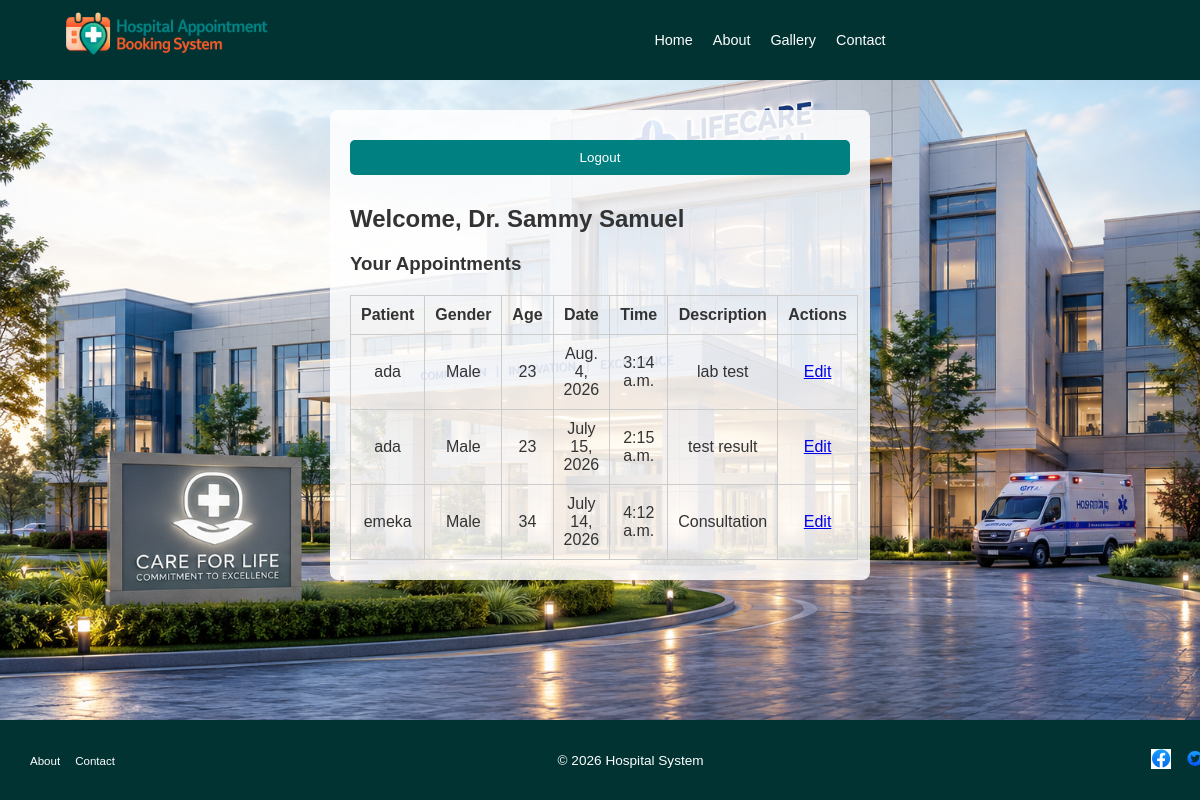
The app's page /doctor/dashboard/ (signed in), older data.
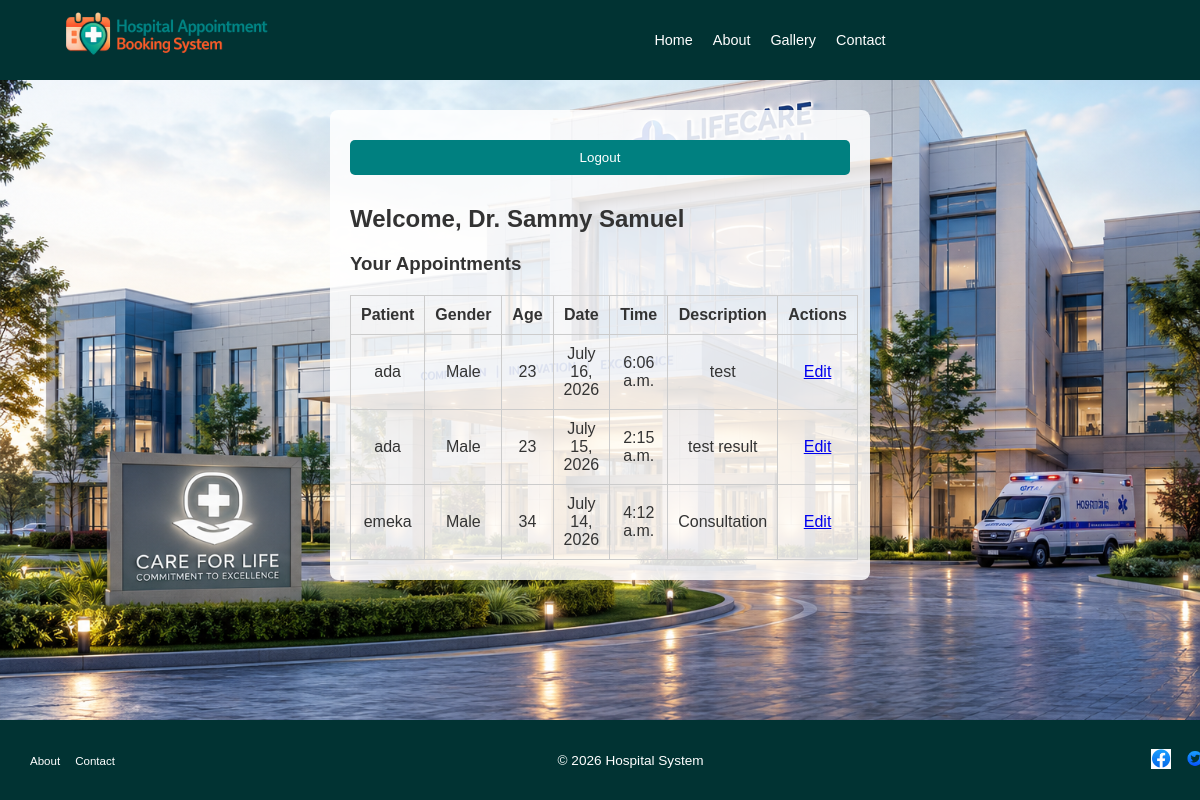
The same page, newer data.
### Hospital/models.py (models this page shows, shortened)
class Appointment(models.Model):
    patient = models.ForeignKey(Patient, on_delete=models.CASCADE)  # Appointment belongs to a patient
    doctor = models.ForeignKey(Doctor, on_delete=models.CASCADE)    # Appointment is with a doctor
    date = models.DateField()                                       # Appointment date
    time = models.TimeField()                                       # Appointment time
    description = models.TextField(blank=True)                      # Optional notes

class Patient(models.Model):
    user = models.OneToOneField(User, on_delete=models.CASCADE)  # Each patient has a user account
    age = models.PositiveIntegerField(blank=True, null=True)     # Patient's age (optional, allows nulls)
    phone = models.CharField(max_length=15, blank=True)          # Optional phone number
    gender = models.CharField(                                   # Gender field
        max_length=10,
        choices=[('Male', 'Male'), ('Female', 'Female'), ('Other', 'Other')],
        default='Male'
    )

### Hospital/views.py (the view)
# urls.py: path('doctor/dashboard/', views.doctor_dashboard, name='doctor_dashboard'),
@login_required
def doctor_dashboard(request):
    try:
        doctor = Doctor.objects.get(user=request.user)
        appointments = Appointment.objects.filter(doctor=doctor)
        return render(request, 'Hospital/doctor_dashboard.html', {'appointments': appointments})
    except Doctor.DoesNotExist:
        messages.error(request, "You are not registered as a doctor.")
        return redirect('login')

### Hospital/templatetags/user_extras.py (called while the page is built)
@register.filter
def is_doctor(user):
    return user.groups.filter(name="Doctor").exists()

@register.filter
def is_patient(user):
    return user.groups.filter(name="Patient").exists()

### Hospital/templates/Hospital/doctor_dashboard.html (shortened to what this page needs)
{% extends 'Hospital/main.html' %}
{% block content %}
<div class="dashboard">
    <div class="logout">
        <form action="{% url 'logout' %}" method="post">
            <button type="submit">Logout</button>
        </form>
    </div>
    <h2>Welcome, Dr. {{ request.user.get_full_name }}</h2>
    <h3>Your Appointments</h3>
    <table>
        <tr>
            <th>Patient</th>
            <th>Gender</th>
            <th>Age</th>
            <th>Date</th>
            <th>Time</th>
            <th>Description</th>
            <th>Actions</th>
        </tr>
        {% for appointment in appointments %}
        <tr>
            <td>{{ appointment.patient.user.get_full_name|default:appointment.patient.user.username }}</td>
            <td>{{ appointment.patient.gender }}</td>
            <td>{{ appointment.patient.age }}</td>
            <td>{{ appointment.date }}</td>
            <td>{{ appointment.time }}</td>
            <td>{{ appointment.description }}</td>
            <td>
                <a href="{% url 'update_doctor_appointment' appointment.id %}">Edit</a>
            </td>
        </tr>
        {% empty %}
        <tr>
            <td colspan="7">No appointments found.</td>
        </tr>
        {% endfor %}
    </table>
</div>
{% endblock %}

### Hospital/templates/Hospital/main.html (shortened to what this page needs)
{% load static %}
<!DOCTYPE html>
<html lang="en">
<head>
    <link rel="stylesheet" href="{% static 'css/stylesheet.css' %}">
</head>
<body style="background-image: url('{% static 'hospital/images/hospital_pic.png' %}');
             background-size: cover;
             background-position: center;">
    {% include 'Hospital/navbar.html' %}
    <main>
        {% block content %}
        {% endblock %}
    </main>
    {% include 'Hospital/footer.html' %}
</body>
</html>

### Hospital/templates/Hospital/navbar.html
{% load static %}
{% load user_extras %}
<nav class="navbar">
    <div class="navbar-logo">
        {% if request.user.is_authenticated %}
            {% if request.user|is_doctor %}
                <a href="{% url 'doctor_dashboard' %}">
                    <img src="{% static 'hospital/images/hospital-logo.png' %}" alt="Hospital Logo">
                </a>
            {% elif request.user|is_patient %}
                <a href="{% url 'patient_home' %}">
                    <img src="{% static 'hospital/images/hospital-logo.png' %}" alt="Hospital Logo">
                </a>
            {% else %}
                <a href="{% url 'login' %}">
                    <img src="{% static 'hospital/images/hospital-logo.png' %}" alt="Hospital Logo">
                </a>
            {% endif %}
        {% else %}
            <a href="{% url 'patient_register' %}">
                <img src="{% static 'hospital/images/hospital-logo.png' %}" alt="Hospital Logo" class="hospital-logo">
            </a>
        {% endif %}
    </div>
    <div class="navbar-center">
        <ul class="navbar-links">
            {% if request.user.is_authenticated %}
                {% if request.user|is_doctor %}
                    <li><a href="{% url 'doctor_dashboard' %}">Home</a></li>
                {% elif request.user|is_patient %}
                    <li><a href="{% url 'patient_home' %}">Home</a></li>
                {% else %}
                    <li><a href="{% url 'login' %}">Home</a></li>
                {% endif %}
            {% else %}
                <li><a href="{% url 'patient_register' %}">Home</a></li>
            {% endif %}
            <li><a href="{% url 'about' %}">About</a></li>
            <li><a href="{% url 'gallery' %}">Gallery</a></li>
            <li><a href="{% url 'contact' %}">Contact</a></li>
        </ul>
    </div>
</nav>

### Hospital/templates/Hospital/footer.html
{% load static %}
<footer class="site-footer">
  <div class="footer-container">
    <div class="footer-section">
      <ul>
        <li><a href="{% url 'about' %}">About</a></li>
        <li><a href="{% url 'contact' %}">Contact</a></li>
      </ul>
    </div>
    <div class="footer-section">
      <span>&copy; 2026 Hospital System</span>
    </div>
        <div class="footer-section social-icons">
      <a href="#"><img src="{% static 'hospital/images/facebook.png' %}" alt="Facebook"></a>
      <a href="#"><img src="{% static 'hospital/images/twitter.png' %}" alt="Twitter"></a>
    </div>
  </div>
</footer>

### Hospital/static/css/stylesheet.css (style rules this page uses)
body { font-family: Arial, sans-serif; margin: 0; color: #333; padding-top: 60px; }
.navbar { position: fixed; top: 0; width: 100%; background-color: #013333; color: #fff; padding: 10px 20px; display: flex; align-items: center; justify-content: space-between; z-index: 1000; height: 60px; }
.navbar-logo img { height: 200px; }
.navbar-center { flex: 1; display: flex; justify-content: center; align-items: center; }
.navbar-links { list-style: none; display: flex; gap: 20px; margin: 0; padding: 0px; }
.navbar-links li a { color: #fff; text-decoration: none; font-size: 0.9em; }
.form-container, .dashboard { background: rgba(255, 255, 255, 0.85); margin: 50px auto; padding: 20px; border-radius: 8px; max-width: 500px; }
input, select, textarea, button { width: 100%; margin: 10px 0; padding: 10px; border-radius: 5px; border: 1px solid #ccc; box-sizing: border-box; }
button { background: teal; color: white; border: none; cursor: pointer; }
.logout { text-align: right; }
table { width: 100%; border-collapse: collapse; margin-top: 20px; }
table th, table td { border: 1px solid #ccc; padding: 10px; text-align: center; }
.site-footer { position: fixed; bottom: 0; width: 100%; background-color: #013333; color: #fff; padding: 10px 20px; display: flex; align-items: center; justify-content: space-between; z-index: 1000; height: 60px; font-size: 0.85em; white-space: nowrap; overflow: hidden; text-overflow: ellipsis; }
.footer-container { display: flex; flex: 1; justify-content: space-between; align-items: center; }
.footer-section { margin: 0 10px; flex-shrink: 1; }
.footer-section ul { list-style: none; margin: 0; padding: 0; display: flex; gap: 15px; }
.footer-section ul li a { color: #fff; text-decoration: none; font-size: 0.85em; }
.social-icons a img { width: 20px; margin: 0 5px; }
body { padding-bottom: 60px; }

Row changes from the older to the newer data that the page shows:
changed Appointment: date "Aug. 4, 2026" → "July 16, 2026"; time "3:14 a.m." → "6:06 a.m."; description "lab test" → "test"
